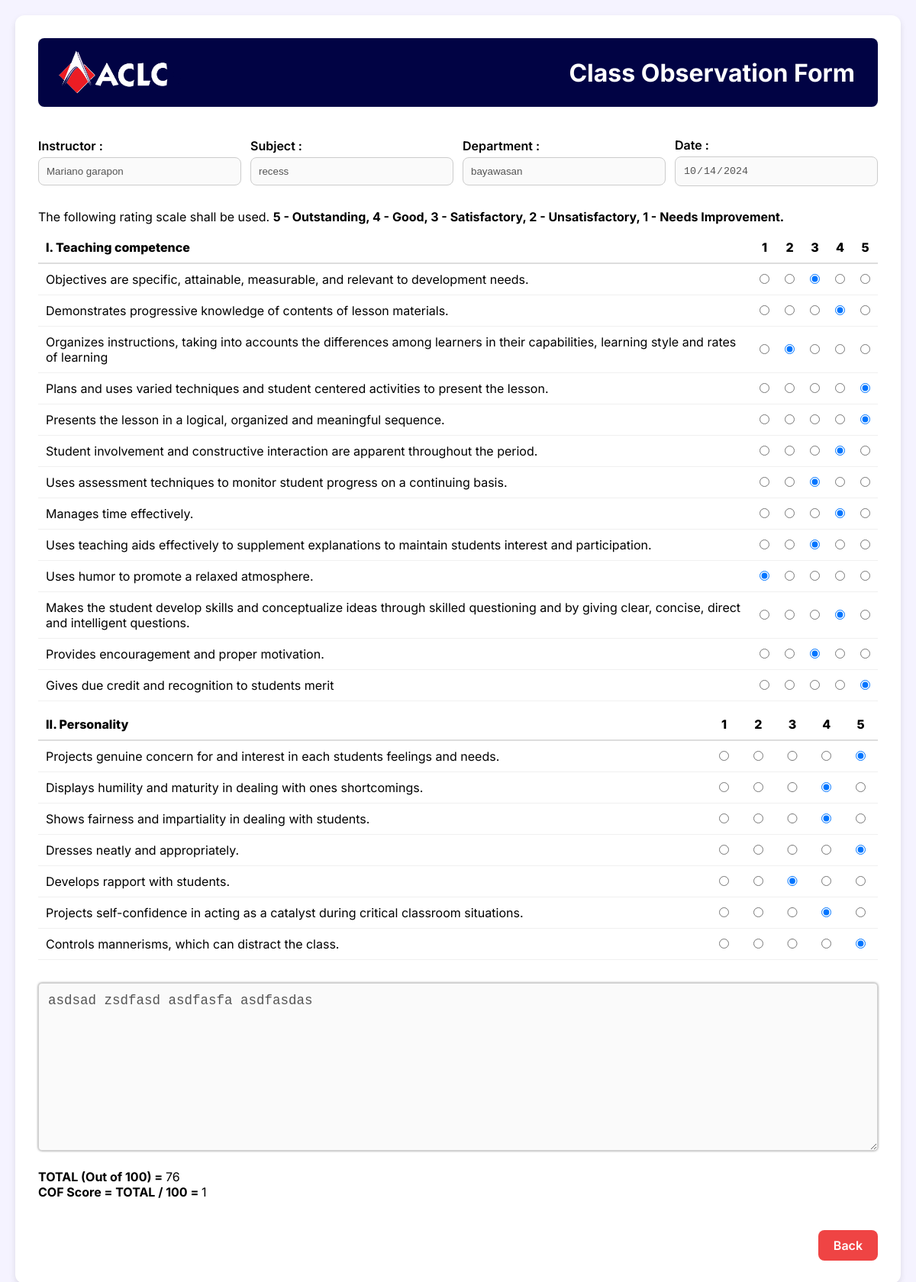
/viewer.php?id=6, run on the app's committed database.
### tables this page shows
CREATE TABLE `rates` (
  `id` int(255) NOT NULL,
  `instructor` text NOT NULL,
  `subject` text NOT NULL,
  `date` text NOT NULL,
  `department` text NOT NULL,
  `comprate` longtext NOT NULL,
  `perrate` longtext NOT NULL,
  `comment` text NOT NULL,
  `total` int(255) NOT NULL,
  `score` int(255) NOT NULL
);

### viewer.php (the view, shortened to what this page needs)
<?php
include './db/connection.php';
$id = mysqli_real_escape_string($conn, $_GET['id']);
$q = "SELECT * FROM rates Where id = '$id' ";
$r = $conn->query($q);
$rates = $r->fetch_assoc();
$ecomps = explode("|", $rates['comprate']);
$eper = explode("|", $rates['perrate']);
$comps = [];
$per = [];
foreach($ecomps as $c){
    $nv = explode("~", $c);
    array_push($comps, $nv);
}
foreach($eper as $p){
    $nv = explode("~", $p);
    array_push($per, $nv);
}
?>
<!DOCTYPE html>
<html lang="en">
<head>
  <link href="./styles.css" rel="stylesheet">
</head>
<body>
    <div class="container">
      <div class="header">
        <img src="./aclc2.png" alt="Logo" />
        <h1 class="header-text">Class Observation Form</h1>
      </div>
      <br>
      <form action="submit-form.php" method="POST">
        <div class="form-group">
          <div class="form-group-item">
            <label for="department">Instructor :</label>
            <input type="text" value="<?= $rates['instructor'] ?>" disabled/>
          </div>
          <div class="form-group-item">
            <label for="department">Subject :</label>
            <input type="text" value="<?= $rates['subject'] ?>" disabled/>
          </div>
          <div class="form-group-item">
            <label for="department">Department :</label>
            <input type="text" value="<?= $rates['department'] ?>" disabled/>
          </div>
          <div class="form-group-item">
            <label for="department">Date :</label>
            <input type="date" value="<?= $rates['date'] ?>" disabled/>
          </div>
        </div>
        <div style="padding-top: 10px;">
          <p>The following rating scale shall be used. <b>5 - Outstanding, 4 - Good, 3 - Satisfactory, 2 - Unsatisfactory, 1 - Needs Improvement.</b></p>
        </div>
        <table class="rating-table">
          <thead>
            <tr>
              <th style="text-align: left">I. Teaching competence</th>
              <th>1</th>
              <th>2</th>
              <th>3</th>
              <th>4</th>
              <th>5</th>
            </tr>
          </thead>
          <tbody>
            <?php foreach ($comps as $id => $row): ?>
            <tr class="trs1">
              <td><?= $row[0] ?></td>
              <td><input name="cq<?= $id ?>" type="radio" <?= $row[1] == 1 ? "checked" : "" ?> /></td>
              <td><input name="cq<?= $id ?>"  type="radio" <?= $row[1] == 2 ? "checked" : "" ?> /></td>
              <td><input name="cq<?= $id ?>"  type="radio" <?= $row[1] == 3 ? "checked" : "" ?> /></td>
              <td><input name="cq<?= $id ?>"  type="radio" <?= $row[1] == 4 ? "checked" : "" ?> /></td>
              <td><input name="cq<?= $id ?>"  type="radio" <?= $row[1] == 5 ? "checked" : "" ?> /></td>
            </tr>
            <?php endforeach; ?>
          </tbody>
        </table>
        <table class="rating-table">
          <thead>
            <tr>
              <th style="text-align: left">II. Personality</th>
              <th>1</th>
              <th>2</th>
              <th>3</th>
              <th>4</th>
              <th>5</th>
            </tr>
          </thead>
          <tbody>
            <?php foreach ($per as $id => $row): ?>
            <tr class="trs2">
              <td><?= $row[0] ?></td>
              <td><input name="pq<?= $id ?>" type="radio" <?= $row[1] == 1 ? "checked" : "" ?> /></td>
              <td><input name="pq<?= $id ?>" type="radio" <?= $row[1] == 2 ? "checked" : "" ?> /></td>
              <td><input name="pq<?= $id ?>" type="radio" <?= $row[1] == 3 ? "checked" : "" ?> /></td>
              <td><input name="pq<?= $id ?>" type="radio" <?= $row[1] == 4 ? "checked" : "" ?> /></td>
              <td><input name="pq<?= $id ?>" type="radio" <?= $row[1] == 5 ? "checked" : "" ?> /></td>
            </tr>
            <?php endforeach; ?>
          </tbody>
        </table>
        <br />
        <textarea disabled><?= $rates['comment'] ?></textarea>
        <br>
        <br>
        <div>
            <p><b>TOTAL (Out of 100) = </b><?= $rates['total'] ?></p>
            <p><b>COF Score = TOTAL / 100 = </b><?= $rates['score'] ?></p>
        </div>
        <br>
        <div class="button-group">
          <a class="btn btn-cancel" href="./lists.php">Back</a>
        </div>
      </form>
    </div>
  </body>
</html>

### styles.css (style rules this page uses)
* { margin: 0; padding: 0; box-sizing: border-box; }
body { font-family: "Inter", sans-serif; background-color: #f5f3ff; padding: 20px; }
.container { max-width: 1300px; margin: 0 auto; background-color: white; padding: 30px; border-radius: 12px; box-shadow: 0 4px 8px rgba(0, 0, 0, 0.1); }
.header { display: flex; align-items: center; justify-content: space-between; background-color: #010344; color: white; padding: 10px 20px; border-radius: 8px; margin-bottom: 20px; }
.header img { height: 70px; }
.header .header-text { color: white; transform: translateX(-10px); }
.form-group { width: 100%; height: auto; display: flex; align-items: center; justify-content: center; gap: 12px; margin-bottom: 20px; }
.form-group-item { width: 25%; height: auto; }
label { font-weight: 600; margin-bottom: 5px; display: block; }
input, select { padding: 10px; width: 100%; max-width: 300px; border: 1px solid #ccc; border-radius: 8px; }
input[type="text"], input[type="date"] { width: 100%; }
.rating-table { width: 100%; border-collapse: collapse; margin-top: 10px; }
.rating-table th, .rating-table td { padding: 10px; }
.rating-table th { font-weight: 800; border-bottom: 2px solid #ddd; }
.rating-table td { border-bottom: 1px solid #f0f0f0; }
.button-group { display: flex; justify-content: flex-end; margin-top: 20px; gap: 10px; }
textarea { width: 100%; height: auto; min-height: 220px; margin-top: 10px; font-size: 17.5px; padding: 12px; outline: none; border-radius: 5px !important; box-shadow: 0 0 3px 0 rgba(0, 0, 0, 0.502); }
.btn { padding: 10px 20px; border: none; border-radius: 8px; cursor: pointer; font-weight: 600; text-decoration: none; }
.btn-cancel { background-color: #ef4444; color: white; }

### data on the page
rates: instructor "Mariano garapon", subject "recess", department "bayawasan", date "10/14/2024", comment "asdsad zsdfasd asdfasfa asdfasdas", total "76", score "1"

### other printed values
$row[0] "Objectives are specific, attainable, measurable, and relevant to development needs."
$row[0] "Demonstrates progressive knowledge of contents of lesson materials."
$row[0] "Organizes instructions, taking into accounts the differences among learners in their capabilities, learning style and rates of learning"
$row[0] "Plans and uses varied techniques and student centered activities to present the lesson."
$row[0] "Presents the lesson in a logical, organized and meaningful sequence."
$row[0] "Student involvement and constructive interaction are apparent throughout the period."
$row[0] "Uses assessment techniques to monitor student progress on a continuing basis."
$row[0] "Manages time effectively."
$row[0] "Uses teaching aids effectively to supplement explanations to maintain students interest and participation."
$row[0] "Uses humor to promote a relaxed atmosphere."
$row[0] "Makes the student develop skills and conceptualize ideas through skilled questioning and by giving clear, concise, direct and intelligent questions."
$row[0] "Provides encouragement and proper motivation."
$row[0] "Gives due credit and recognition to students merit"
$row[0] "Projects genuine concern for and interest in each students feelings and needs."
$row[0] "Displays humility and maturity in dealing with ones shortcomings."
